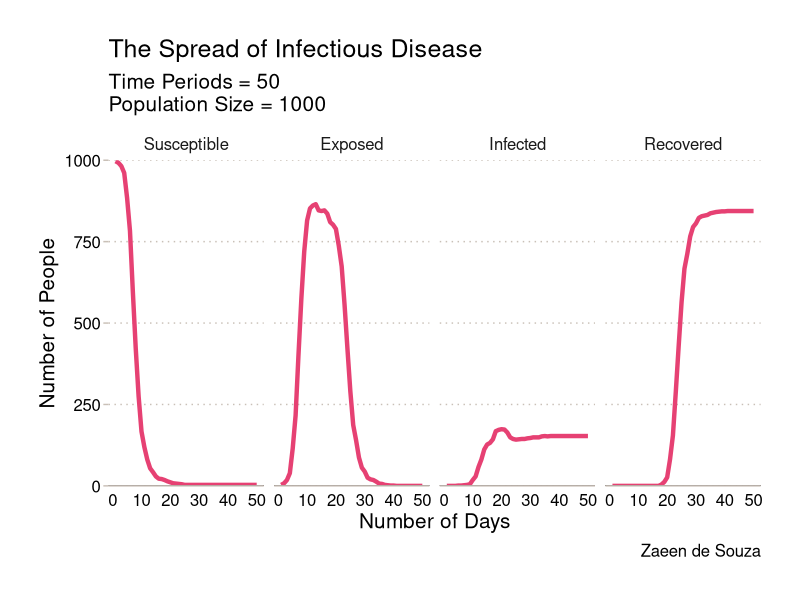

Reproduce this figure in R.
#------------------------------------------------------------------------------#
# Subject: Advanced Micro Theory
# Assignment: Preliminary code for simulation (Work in Progress)
# Topic: Spread of Infectious Disease
# Name: Zaeen de Souza
# Date: 04-06-2021


# Things to work on still:
# 1. Changing states, I haven't figured out how to get only some people to die
# 2. Adding recoveries and re-infections
# 3. Adding some kind of vaccine after some point in time - make it harder
# to get infected
# 4. Converting it all to a function - so user can specify parameter values
#------------------------------------------------------------------------------#





#------------------------------------Setup part 0------------------------------#
# This clears the current environment - save before running this!
rm(list = ls())
#------------------------------------------------------------------------------#



# Setup pt.1: Will take just 3-5 mins to install - just needed once. Can comment out after installing.


# install.packages("tidyr", dependencies = T)
# install.packages("ggplot", dependencies = T)
# install.packages("dplyr", dependencies = T)
# install.packages("ggthemes", dependencies = T)
library(dplyr)
library(ggplot2)
library(tidyr)
library(ggthemes)
library(ggplot2)

# Setup pt.2
# This code defines the characteristics of the 1st agent, who has some sickness,and also sets the population size, and then adds the exposed agent to the broader population.

# Note:
# ID = index of the ith agent
# State = Infection Status (Susceptible = S, Exposed = E, Infected = I, Recovered = R, Dead/Dying = D)
# Meeting = P(Meeting other agents) drawn from a uniform distribution [0,1]
# TimeE = Time exposed - we will use this later on for determining who gets infected, who recovers, and who dies

Population <- 1000

Agent1 <- data.frame(
  ID = 1,
  State = "E",
  Meeting = runif(1, 0, 1),
  TimeE = 1,
  stringsAsFactors = F
)

# Making the rest of the population - already defined agent 1, so will go from i=2..., Population
for (i in 2:Population) {
  Agent2 <- data.frame(
    ID = i,
    State = "S",
    Meeting = runif(1, 0, 1),
    TimeE = 0,
    stringsAsFactors = F)
  Agent1 <- rbind(Agent1, Agent2)
}

# This sets the number of time periods - and then populates a dataframe with Time number of rows - each row is one time period.
Time <- 50
Output <- data.frame(
  S = rep(0, Time),
  E = rep(0, Time),
  I = rep(0, Time),
  R = rep(0, Time),
  D = rep(0, Time)
)


# Here, it loops across time, using the parameter values - Meeting and Population, to look at how agents meet, how many they meet, and how/whether or not their state changes
# if they come in contact with an exposed person.

# Note:
# There is a lot going on in this chunk - basically, it calculates how many other people they will meet - this is the parameter value * P(Meeting Others) + 1, where the + 1 avoids zeros - I don't want those. I also add a decision rule, where i randomize within a cut-off, which determines whether your state changes or not - this is a resistance type of parameter. The cut-off is a parameter we set - hardcoded at 0.2 for now.

for (k in 1:Time) {
  for (i in 1:Population) {
    Mix1 <- Agent1$Meeting[i]
    Meet1 <- round(Mix1 * 5, 0) + 1
    Meet2 <-
      sample(1:Population,
             Meet1,
             replace = TRUE,
             prob = Agent1$Meeting)
    for (j in 1:length(Meet2)) {
      Meet1a <- Agent1[Meet2[j],]
      if (Meet1a$State == "E") {
        Resistance1 <- runif(1, 0, 1)
        if (Resistance1 < 0.2) {
          Agent1$State[i] = "E"
        }
      }
    }
  }
  
  # I use another set of parameters here - a cut off for days exposed and transition to recovery
  StateE1 <- (1:Population)[Agent1$State == "E"]
  Agent1$TimeE[StateE1] = Agent1$TimeE[StateE1] + 1
  StateE2 <- (1:Population)[Agent1$State == "E" & Agent1$TimeE > 16]
  Agent1$State[StateE2] <- "R"
  
  # Indexing and adding those who COULD potentially fall sick. 0.2 is parameter for daily infection rate (its set high for now)
  StateE3 <- (1:Population)[Agent1$State == "E" & Agent1$TimeE > 5]
  
  for (i in StateE3) {
    # Randomising whether or not you get sick if you are exposed
    Resistance2 <- runif(1, 0, 1)
    if (Resistance2 < 0.1) {
      Agent1$State[i] <- "I"
    }
  }
  
  Output$S[k] <- length(Agent1$State[Agent1$State == "S"])
  Output$E[k] <- length(Agent1$State[Agent1$State == "E"])
  Output$I[k] <- length(Agent1$State[Agent1$State == "I"])
  Output$R[k] <- length(Agent1$State[Agent1$State == "R"])
  Output$D[k] <- length(Agent1$State[Agent1$State == "D"])
}




# Plotting the output to see what it looks like. There are a few housekeeping commands before that - we will need to run those to make the plot.

Output$Time <- seq(1:Time)

# Renaming columns to actual names
Output <- Output %>%
  rename(
    Exposed = E,
    Susceptible = S,
    Infected = I,
    Recovered = R)


# Reshaping the data, and ordering it via the factor function, so its easier to plot.
plot_data <- Output %>%
  select(Time, Susceptible, Exposed, Infected, Recovered) %>%
  gather(key = "Parameter", value = "Value", -Time)

plot_data$Parameter <- factor(plot_data$Parameter,
                              levels = c("Susceptible",
                                         "Exposed",
                                         "Infected",
                                         "Recovered"))

# Theme
my_theme <- function(base_size = 12,
                     base_family = "") {
  theme_minimal(base_size = base_size,
                base_family = base_family) %+replace%
    theme(
      panel.grid.minor = element_blank(),
      panel.grid.major.x = element_blank(),
      panel.grid.major.y  =  element_line(
        colour = "#c9c0b7",
        linetype = "dotted",
        size = .5),
      axis.ticks = element_line(size = .5, colour = "#c9c0b7"),
      axis.ticks.x = element_blank(),
      axis.line = element_line(
        size = .5,
        colour = "#c9c0b7",
        linetype = "solid"),
      axis.line.y = element_blank(),
      axis.text.y = element_text(colour = "black", 
                                 margin = margin(r = 2), hjust = 1),
      axis.text.x = element_text(colour = "black"),
      # we done here
      complete = TRUE)
}


ggplot(data = plot_data,
       aes(x = Time,
           y = Value)) +
  geom_line(size = 1.5,
            colour = "#e64173") +
  facet_grid( ~ Parameter) +
  my_theme(base_size = 15) +
  theme(plot.margin = unit(c(1, 1, 1, 1), "cm")) +
  geom_hline(yintercept = 0) +
  scale_y_continuous(expand = c(0, 0), limits = c(0,1000)) +
  xlab("Number of Days") +
  ylab("Number of People") +
  labs(
    title = "The Spread of Infectious Disease",
    subtitle = paste("Time Periods =", Time, "\nPopulation Size =", Population),
    caption = "Zaeen de Souza")

ggsave("plot1.pdf", width = 10, height = 8)
ggsave("plot1.png", width = 10, height = 8, dpi = 999, units = "in")
